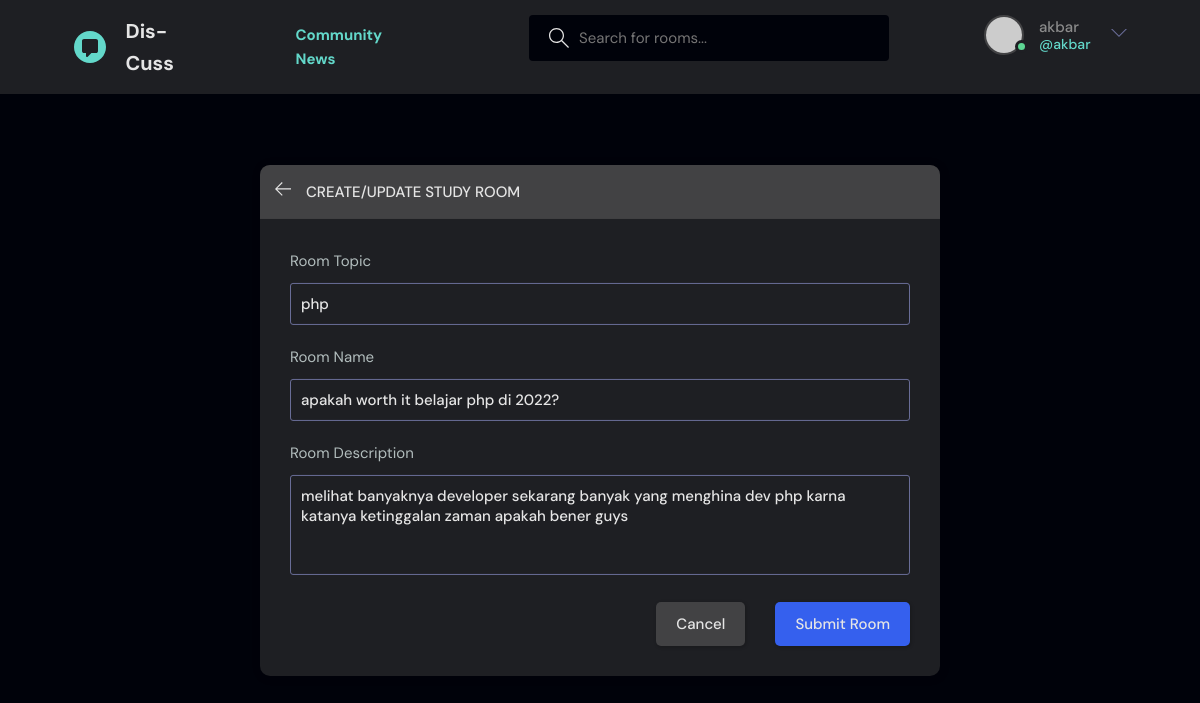
Page /update-room/6 (signed in) on the committed database.
### base/models.py (models this page shows, shortened)
class Room(models.Model):
    host = models.ForeignKey(User, on_delete=models.SET_NULL, null=True)
    topic = models.ForeignKey(Topic, on_delete=models.SET_NULL, null=True)
    name = models.CharField(max_length=200)
    description = models.TextField(null=True, blank=True)
    participants = models.ManyToManyField(User, related_name='participants', blank=True)
    updated = models.DateTimeField(auto_now=True)
    created = models.DateTimeField(auto_now_add=True)
    class Meta:
        ordering = ['-updated', '-created']

class Topic(models.Model):
    name = models.CharField(max_length=200)

### base/views.py (the view, shortened to what this page needs)
# urls.py: path('update-room/<str:pk>', views.updateRoom, name="update-room"),
@login_required(login_url='/login')
def updateRoom(request, pk):
    room = Room.objects.get(id=pk)
    form = RoomForm(instance=room)
    topics = Topic.objects.all()
    if request.user != room.host:
        return HttpResponse('your are not allowed here!')
    context = {'form': form, 'topics': topics, 'room':room}
    return render(request, 'base/pages/room/room_form.html', context)

### base/forms.py
class RoomForm(ModelForm):
    class Meta:
        model = Room
        fields = '__all__'
        exclude = ['host', 'participants']

### base/templates/base/pages/room/room_form.html (shortened to what this page needs)
{% extends 'main.html' %}
{% block content %}
    <main class="create-room layout">
        <div class="container">
            <div class="layout__box">
                <div class="layout__boxHeader">
                    <div class="layout__boxTitle">
                        <a href="{% url 'home' %}">
                            <svg version="1.1" xmlns="http://www.w3.org/2000/svg" width="32" height="32"
                                 viewBox="0 0 32 32">
                                <title>arrow-left</title>
                                <path
                                        d="M13.723 2.286l-13.723 13.714 13.719 13.714 1.616-1.611-10.96-10.96h27.625v-2.286h-27.625l10.965-10.965-1.616-1.607z">
                                </path>
                            </svg>
                        </a>
                            <h3>Create/Update Study room</h3>
                    </div>
                </div>
                <div class="layout__body">
                    <form class="form" action="#" method="POST">
                        <div class="form__group">
                            <label for="room_name">Room Topic</label>
                            <input required type="text" name="topic" value="{{ room.topic.name }}" list="topic-list">
                        </div>
                        <div class="form__group">
                            <label for="room_name">Room Name</label>
                            {{ form.name }}
                        </div>
                        <div class="form__group">
                            <label for="room_name">Room Description</label>
                            {{ form.description }}
                        </div>
                        <div class="form__action">
                            <a class="btn btn--dark" href="{% url 'home' %}">Cancel</a>
                            <button class="btn btn--main" type="submit">Submit Room</button>
                        </div>
                    </form>
                </div>
            </div>
        </div>
    </main>
{% endblock content %}

### templates/navbar.html (shortened to what this page needs)
{% load static %}
<header class="header header--loggedIn">
    <div class="container">
        <a href="{% url 'home' %}" class="header__logo">
            <img src="{% static 'images/logo1.svg' %}"/>
            <h1>Dis-Cuss</h1>
        </a>
        <div class="text-nav">
            <a href="{% url 'home' %}">
                <h4>Community</h4>
            </a>
            <a href="{% url 'news' %}">
                <h4>News</h4>
            </a>
        </div>
        <form class="header__search" method="GET" action="{% url 'home' %}">
            <label>
                <input name="q" placeholder="Search for rooms..."/>
            </label>
        </form>
        <nav class="header__menu">
            {% if request.user.is_authenticated %}
                <div class="header__user">
                    <a href="{% url 'user-profile' user.id %}">
                        <div class="avatar avatar--medium active">
                            <img src="https://randomuser.me/api/portraits/men/37.jpg"/>
                        </div>
                        <p>{{ request.user.username }} <span id="user-color">@{{ request.user.username }}</span></p>
                    </a>
                    <button class="dropdown-button">
                        <svg version="1.1" xmlns="http://www.w3.org/2000/svg" width="32" height="32"
                             viewBox="0 0 32 32">
                            <title>chevron-down</title>
                            <path d="M16 21l-13-13h-3l16 16 16-16h-3l-13 13z"></path>
                        </svg>
                    </button>
                </div>
            {% else %}
                <a href="{% url 'login' %}">
                    <img src="{% static 'images/avatar.svg' %}"/>
                    <p>Login</p>
                </a>
            {% endif %}
        </nav>
    </div>
</header>

### templates/navbar.html (style rules this page uses)
.text-nav { margin: auto; }
.text-nav a { margin-left: 20px; margin-right: 20px; }

### rows in the picture
Room: topic "php", name "apakah worth it belajar php di 2022?", description "melihat banyaknya developer sekarang banyak yang menghina dev php karna katanya ketinggalan zaman apakah bener guys"

### other values in the picture
{{ request.user.username }} "akbar"
